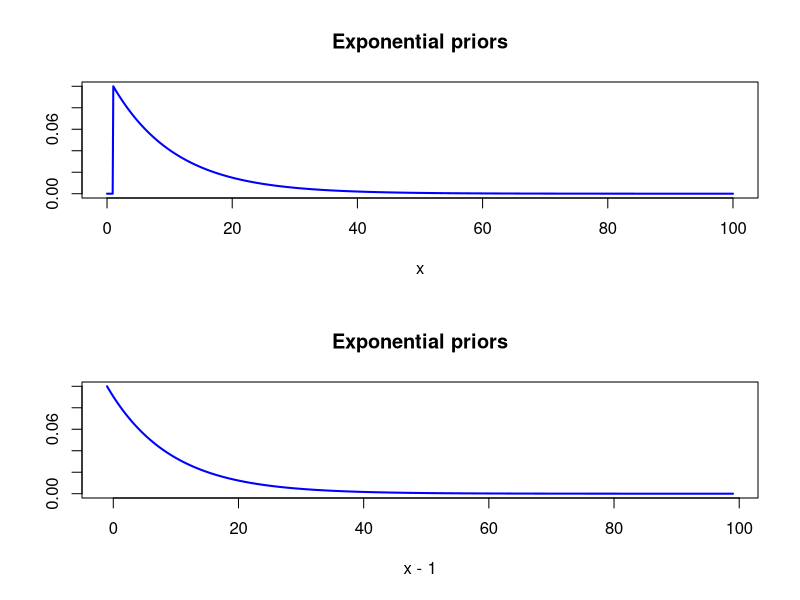
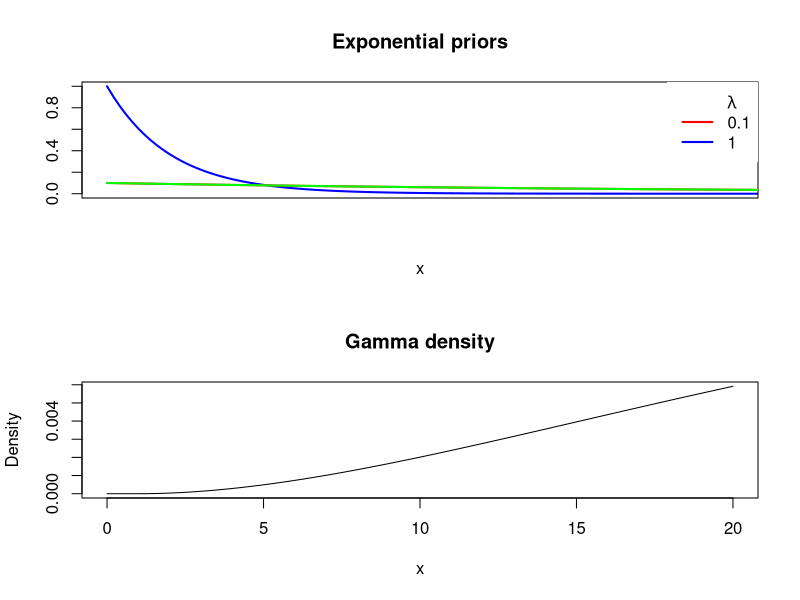
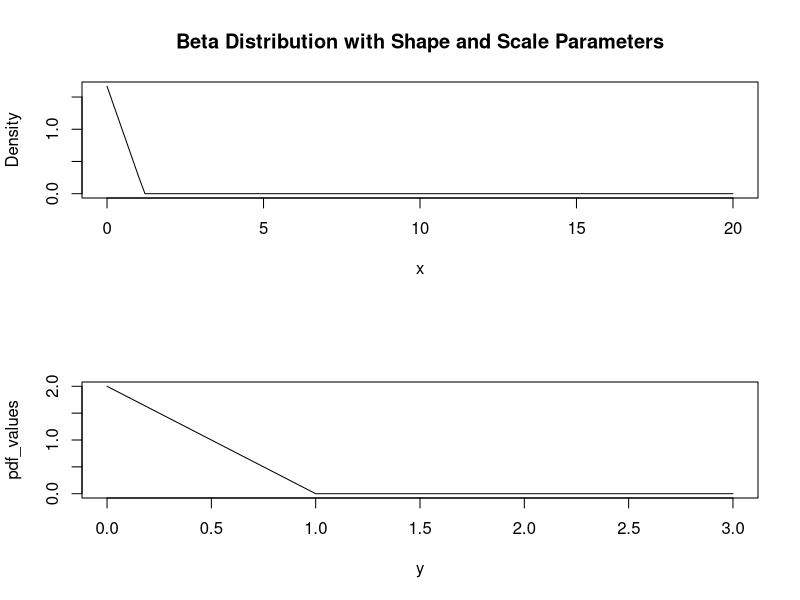
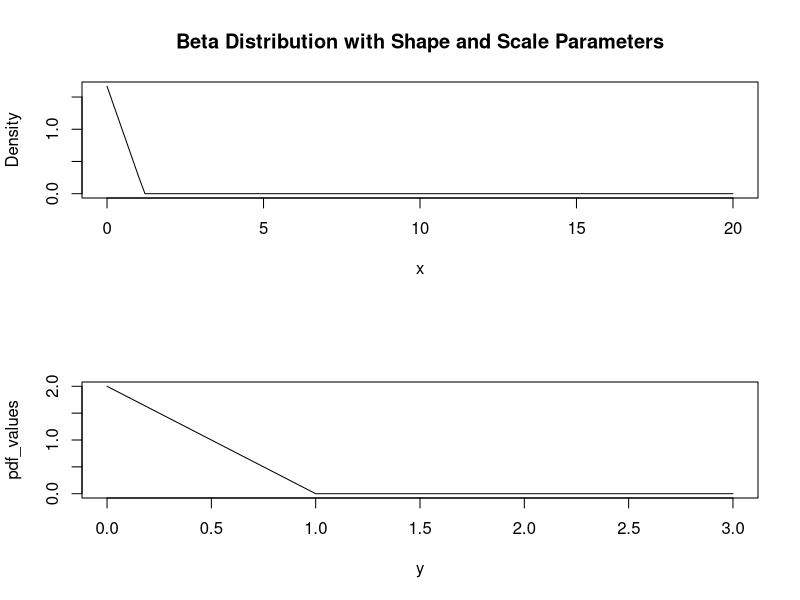

Reproduce these figures in R, in order. (Note: this script raises an error after producing the figures.)
#INSPECT PRIOR PLOTS
par(mfrow = c(2,1))

#EXP
# Grid of X-axis values
x <- seq(0, 100, 0.1)

rate = (1/10)
plot(x, dexp(x-1, rate = rate), type = "l", ylab = "", lwd = 2, col = "blue",
     main = 'Exponential priors') #, xlim = c(0,10))
plot(x-1, dexp(x, rate = rate), type = "l", ylab = "", lwd = 2, col = "blue",
     main = 'Exponential priors') #, xlim = c(0,10))


# lambda = 0.1
rate_1 = 1
rate_2 = 0.1
rate_3 = 1/10

plot(x, dexp(x, rate = rate_1), type = "l", ylab = "", lwd = 2, col = "blue",
     main = 'Exponential priors', xaxt = "n", xlim = c(0,10))
# lambda = 1
lines(x, dexp(x, rate = rate_2), col = "red", lty = 1, lwd = 2)
lines(x, dexp(x, rate = rate_3), col = "green", lty = 1, lwd = 2)

# Adding a legend
legend("topright", c(expression(paste(, lambda)), "0.1", "1"),
       lty = c(0, 1, 1), col = c("blue", "red"), box.lty = 0, lwd = 2)

#GAMMA
shape <- 2; scale = 0.25
shape = 3; scale = 3

mean <- 1.6 #1.6
mean = 8
scale <- shape * mean

# Generate x-values for the plot
x <- seq(0, 20, length = 100)
pdf_values <- dgamma(x-1, shape = shape, scale = scale)
plot(x, pdf_values, type = "l", xlab = "x",
     ylab = "Density", main = 'Gamma density')


#******************
#BETA PRIOR
pdf_values <- dbeta(x/1.2, 1, 2)/1.2
plot(x, pdf_values, type = "l", xlab = "x", ylab = "Density", main = "Beta Distribution with Shape and Scale Parameters")

y = seq(0,3, length = 100)
pdf_values <- dbeta(y, 1, 2)
plot(y, pdf_values, type = 'l')


#******************
#BETA PRIOR (FOR A)
pdf_values <- dbeta(x/1.2, 1, 2)/1.2
plot(x, pdf_values, type = "l", xlab = "x", ylab = "Density", main = "Beta Distribution with Shape and Scale Parameters")

y = seq(0,3, length = 100)
pdf_values <- dbeta(y, 1, 2)
plot(y, pdf_values, type = 'l')


#OTHER

beta = r0*(1 - alpha_prop)/gamma #New rate = alphaX*r0

while(alpha_dash < 0 || alpha_dash > 1){
  
  if (alpha_dash > 1){ #keep alpha between 0 and 1 
    alpha_dash = 2 - alpha_dash
  }
  alpha_dash = abs(alpha_dash) 
}

alpha = alpha_prop*r0 #alphaX is now the rate
